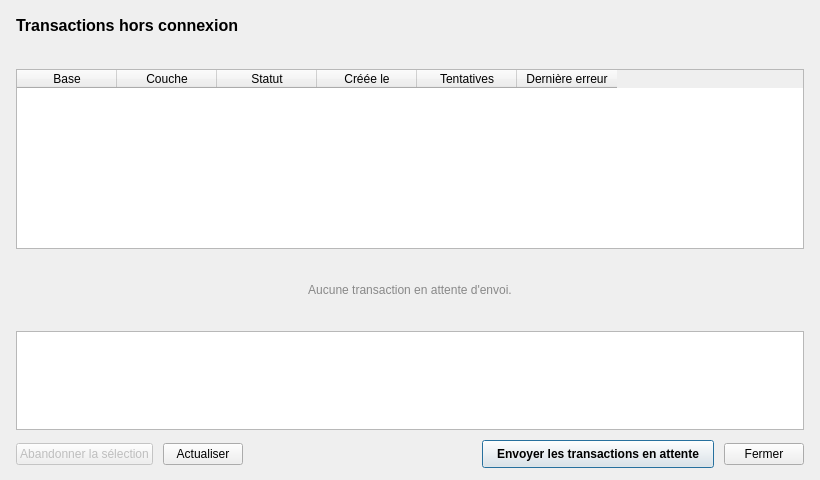
<?xml version="1.0" encoding="UTF-8"?>
<ui version="4.0">
 <class>DialogPendingTransactions</class>
 <widget class="QDialog" name="DialogPendingTransactions">
  <property name="geometry">
   <rect>
    <x>0</x>
    <y>0</y>
    <width>820</width>
    <height>480</height>
   </rect>
  </property>
  <property name="minimumSize">
   <size>
    <width>720</width>
    <height>420</height>
   </size>
  </property>
  <property name="windowTitle">
   <string>Transactions hors connexion</string>
  </property>
  <layout class="QVBoxLayout" name="verticalLayout">
   <property name="leftMargin">
    <number>16</number>
   </property>
   <property name="topMargin">
    <number>16</number>
   </property>
   <property name="rightMargin">
    <number>16</number>
   </property>
   <property name="bottomMargin">
    <number>12</number>
   </property>
   <property name="spacing">
    <number>10</number>
   </property>
   <item>
    <widget class="QLabel" name="titleLabel">
     <property name="font">
      <font>
       <pointsize>12</pointsize>
       <bold>true</bold>
      </font>
     </property>
     <property name="text">
      <string>Transactions hors connexion</string>
     </property>
    </widget>
   </item>
   <item>
    <widget class="QLabel" name="subtitleLabel">
     <property name="styleSheet">
      <string notr="true">color: #555;</string>
     </property>
     <property name="text">
      <string/>
     </property>
    </widget>
   </item>
   <item>
    <widget class="QTableWidget" name="table">
     <property name="editTriggers">
      <set>QAbstractItemView::NoEditTriggers</set>
     </property>
     <property name="alternatingRowColors">
      <bool>true</bool>
     </property>
     <property name="selectionMode">
      <enum>QAbstractItemView::SingleSelection</enum>
     </property>
     <property name="selectionBehavior">
      <enum>QAbstractItemView::SelectRows</enum>
     </property>
     <property name="wordWrap">
      <bool>false</bool>
     </property>
     <property name="rowCount">
      <number>0</number>
     </property>
     <property name="columnCount">
      <number>6</number>
     </property>
     <attribute name="verticalHeaderVisible">
      <bool>false</bool>
     </attribute>
     <column>
      <property name="text">
       <string>Base</string>
      </property>
     </column>
     <column>
      <property name="text">
       <string>Couche</string>
      </property>
     </column>
     <column>
      <property name="text">
       <string>Statut</string>
      </property>
     </column>
     <column>
      <property name="text">
       <string>Créée le</string>
      </property>
     </column>
     <column>
      <property name="text">
       <string>Tentatives</string>
      </property>
     </column>
     <column>
      <property name="text">
       <string>Dernière erreur</string>
      </property>
     </column>
    </widget>
   </item>
   <item>
    <widget class="QLabel" name="emptyLabel">
     <property name="styleSheet">
      <string notr="true">color: #888; padding: 24px;</string>
     </property>
     <property name="text">
      <string>Aucune transaction en attente d'envoi.</string>
     </property>
     <property name="alignment">
      <set>Qt::AlignCenter</set>
     </property>
    </widget>
   </item>
   <item>
    <widget class="QTextEdit" name="reportText">
     <property name="maximumSize">
      <size>
       <width>16777215</width>
       <height>110</height>
      </size>
     </property>
     <property name="readOnly">
      <bool>true</bool>
     </property>
    </widget>
   </item>
   <item>
    <layout class="QHBoxLayout" name="buttonsLayout">
     <item>
      <widget class="QPushButton" name="btnDiscard">
       <property name="enabled">
        <bool>false</bool>
       </property>
       <property name="text">
        <string>Abandonner la sélection</string>
       </property>
      </widget>
     </item>
     <item>
      <widget class="QPushButton" name="btnRefresh">
       <property name="text">
        <string>Actualiser</string>
       </property>
      </widget>
     </item>
     <item>
      <spacer name="horizontalSpacer">
       <property name="orientation">
        <enum>Qt::Horizontal</enum>
       </property>
       <property name="sizeHint" stdset="0">
        <size>
         <width>40</width>
         <height>20</height>
        </size>
       </property>
      </spacer>
     </item>
     <item>
      <widget class="QPushButton" name="btnSend">
       <property name="styleSheet">
        <string notr="true">QPushButton { font-weight: bold; padding: 6px 14px; }</string>
       </property>
       <property name="text">
        <string>Envoyer les transactions en attente</string>
       </property>
       <property name="default">
        <bool>true</bool>
       </property>
      </widget>
     </item>
     <item>
      <widget class="QPushButton" name="btnClose">
       <property name="text">
        <string>Fermer</string>
       </property>
      </widget>
     </item>
    </layout>
   </item>
  </layout>
 </widget>
 <resources/>
 <connections/>
</ui>
